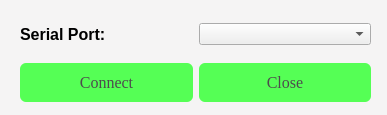
<?xml version="1.0" encoding="UTF-8"?>
<ui version="4.0">
 <class>SettingsDialog</class>
 <widget class="QDialog" name="SettingsDialog">
  <property name="geometry">
   <rect>
    <x>0</x>
    <y>0</y>
    <width>387</width>
    <height>115</height>
   </rect>
  </property>
  <property name="windowTitle">
   <string>RPM Counter</string>
  </property>
  <property name="windowIcon">
   <iconset>
    <normaloff>Speed-48.png</normaloff>Speed-48.png</iconset>
  </property>
  <property name="styleSheet">
   <string notr="true">#SettingsDialog {
	background: #f5f4f4
}

#connectButton {
   background: #55ff55;
  background-image: -webkit-linear-gradient(top, #55ff55, #84f084);
  background-image: -moz-linear-gradient(top, #55ff55, #84f084);
  background-image: -ms-linear-gradient(top, #55ff55, #84f084);
  background-image: -o-linear-gradient(top, #55ff55, #84f084);
  background-image: linear-gradient(to bottom, #55ff55, #84f084);
  border-radius: 6px;
  font-family: Georgia;
  color: #4d4b4d;
  font-size: 16px;
  padding: 10px 20px 10px 20px;
  text-decoration: none;
}

#connectButton:hover:!pressed {
 background: #03e803;
  background-image: -webkit-linear-gradient(top, #03e803, #0fdb0f);
  background-image: -moz-linear-gradient(top, #03e803, #0fdb0f);
  background-image: -ms-linear-gradient(top, #03e803, #0fdb0f);
  background-image: -o-linear-gradient(top, #03e803, #0fdb0f);
  background-image: linear-gradient(to bottom, #03e803, #0fdb0f);
  text-decoration: none;
}

#pushButton {
 background: #55ff55;
  background-image: -webkit-linear-gradient(top, #55ff55, #84f084);
  background-image: -moz-linear-gradient(top, #55ff55, #84f084);
  background-image: -ms-linear-gradient(top, #55ff55, #84f084);
  background-image: -o-linear-gradient(top, #55ff55, #84f084);
  background-image: linear-gradient(to bottom, #55ff55, #84f084);
  border-radius: 6px;
  font-family: Georgia;
  color: #4d4b4d;
  font-size: 16px;
  padding: 10px 20px 10px 20px;
  text-decoration: none;
}

#pushButton:hover:!pressed {
  background: #03e803;
  background-image: -webkit-linear-gradient(top, #03e803, #0fdb0f);
  background-image: -moz-linear-gradient(top, #03e803, #0fdb0f);
  background-image: -ms-linear-gradient(top, #03e803, #0fdb0f);
  background-image: -o-linear-gradient(top, #03e803, #0fdb0f);
  background-image: linear-gradient(to bottom, #03e803, #0fdb0f);
  text-decoration: none;
}</string>
  </property>
  <widget class="QWidget" name="layoutWidget">
   <property name="geometry">
    <rect>
     <x>20</x>
     <y>20</y>
     <width>351</width>
     <height>29</height>
    </rect>
   </property>
   <layout class="QGridLayout" name="gridLayout">
    <item row="0" column="0">
     <widget class="QLabel" name="label">
      <property name="font">
       <font>
        <pointsize>12</pointsize>
        <weight>75</weight>
        <bold>true</bold>
       </font>
      </property>
      <property name="text">
       <string>Serial Port:</string>
      </property>
     </widget>
    </item>
    <item row="0" column="1">
     <widget class="QComboBox" name="serialPortCombo"/>
    </item>
   </layout>
  </widget>
  <widget class="QWidget" name="layoutWidget">
   <property name="geometry">
    <rect>
     <x>20</x>
     <y>60</y>
     <width>351</width>
     <height>46</height>
    </rect>
   </property>
   <layout class="QGridLayout" name="gridLayout_2">
    <item row="0" column="0">
     <widget class="QPushButton" name="connectButton">
      <property name="styleSheet">
       <string notr="true"/>
      </property>
      <property name="text">
       <string>Connect</string>
      </property>
     </widget>
    </item>
    <item row="0" column="1">
     <widget class="QPushButton" name="pushButton">
      <property name="styleSheet">
       <string notr="true"/>
      </property>
      <property name="text">
       <string>Close</string>
      </property>
     </widget>
    </item>
   </layout>
  </widget>
 </widget>
 <resources/>
 <connections/>
</ui>
